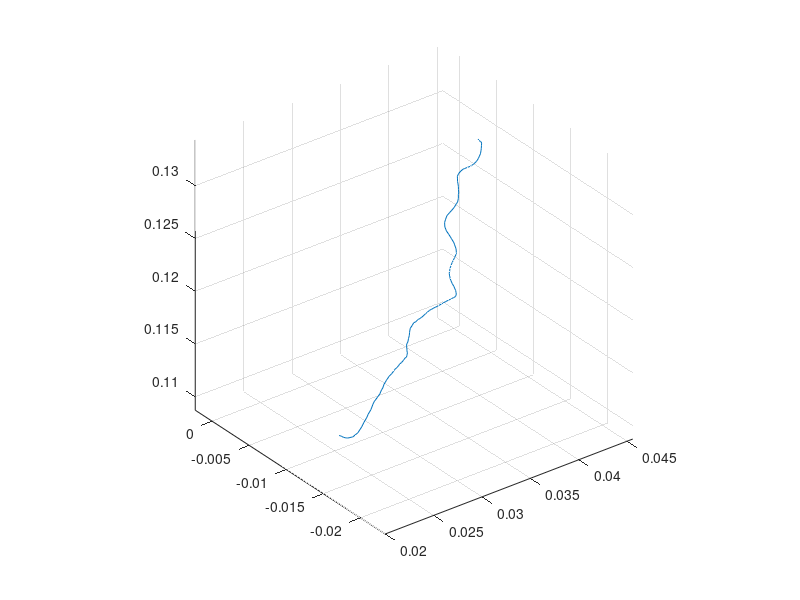

MATLAB code to generate this figure:
rot = -4.35;
translation = [0.01231 0 0.00762]';
load('kinematics.mat')
%makes a transformation matrix
Rotation = rotx(180)*roty(180)*roty(rot);
T_g2p = [Rotation translation; 0 0 0 1];
for i = 1:150
    T = [reshape(A(i,:),[4,3]).';0 0 0 1];
    T_probe = T*T_g2p;
    
    Traj_k(i,:) = T_probe(1:3,4).'+[0.0056, 0.003, -0.0025];
end
plot3(Traj_k(:,2),Traj_k(:,1),Traj_k(:,3));
axis equal
grid on